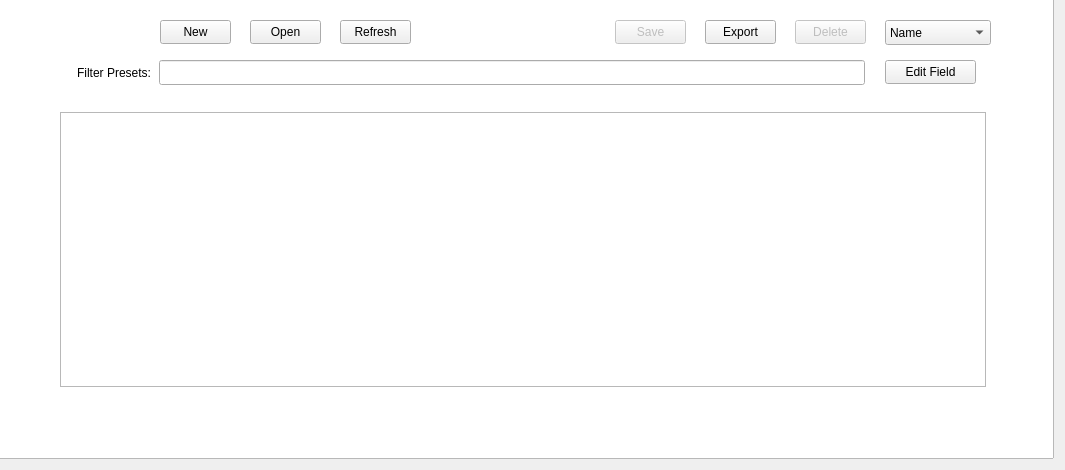
    <widget class="QWidget" name="tabSelect">
     <attribute name="title">
      <string>Select</string>
     </attribute>
     <widget class="QGraphicsView" name="selectBackdrop">
      <property name="geometry">
       <rect>
        <x>-2</x>
        <y>-2</y>
        <width>1056</width>
        <height>461</height>
       </rect>
      </property>
      <property name="styleSheet">
       <string notr="true">QGraphicsView {
	border-image: url(:/backdrops/selectbackdrop.png);
}</string>
      </property>
     </widget>
     <widget class="QListWidget" name="presetList">
      <property name="geometry">
       <rect>
        <x>60</x>
        <y>112</y>
        <width>926</width>
        <height>275</height>
       </rect>
      </property>
      <property name="styleSheet">
       <string notr="true"/>
      </property>
     </widget>
     <widget class="QPushButton" name="openButton">
      <property name="enabled">
       <bool>true</bool>
      </property>
      <property name="geometry">
       <rect>
        <x>250</x>
        <y>20</y>
        <width>71</width>
        <height>24</height>
       </rect>
      </property>
      <property name="toolTip">
       <string>Shortcut: Ctrl + O
Open a preset that's outside the presets folder.</string>
      </property>
      <property name="text">
       <string>Open</string>
      </property>
     </widget>
     <widget class="QPushButton" name="saveButton">
      <property name="enabled">
       <bool>false</bool>
      </property>
      <property name="geometry">
       <rect>
        <x>615</x>
        <y>20</y>
        <width>71</width>
        <height>24</height>
       </rect>
      </property>
      <property name="toolTip">
       <string>Shortcut: Ctrl + S
Save the preset.</string>
      </property>
      <property name="text">
       <string>Save</string>
      </property>
     </widget>
     <widget class="QPushButton" name="newButton">
      <property name="geometry">
       <rect>
        <x>160</x>
        <y>20</y>
        <width>71</width>
        <height>24</height>
       </rect>
      </property>
      <property name="toolTip">
       <string>Shortcut: Ctrl + N
Reset Soundbench to its default preset.</string>
      </property>
      <property name="text">
       <string>New</string>
      </property>
     </widget>
     <widget class="QPushButton" name="deleteButton">
      <property name="enabled">
       <bool>false</bool>
      </property>
      <property name="geometry">
       <rect>
        <x>795</x>
        <y>20</y>
        <width>71</width>
        <height>24</height>
       </rect>
      </property>
      <property name="toolTip">
       <string>Delete the current preset.</string>
      </property>
      <property name="text">
       <string>Delete</string>
      </property>
     </widget>
     <widget class="QLineEdit" name="presetLine">
      <property name="enabled">
       <bool>true</bool>
      </property>
      <property name="geometry">
       <rect>
        <x>159</x>
        <y>60</y>
        <width>706</width>
        <height>25</height>
       </rect>
      </property>
      <property name="maxLength">
       <number>255</number>
      </property>
      <property name="alignment">
       <set>Qt::AlignCenter</set>
      </property>
     </widget>
     <widget class="QLabel" name="filterLabel">
      <property name="geometry">
       <rect>
        <x>50</x>
        <y>60</y>
        <width>101</width>
        <height>25</height>
       </rect>
      </property>
      <property name="text">
       <string>Filter Presets:</string>
      </property>
      <property name="alignment">
       <set>Qt::AlignRight|Qt::AlignTrailing|Qt::AlignVCenter</set>
      </property>
     </widget>
     <widget class="QPushButton" name="exportPresetButton">
      <property name="enabled">
       <bool>true</bool>
      </property>
      <property name="geometry">
       <rect>
        <x>705</x>
        <y>20</y>
        <width>71</width>
        <height>24</height>
       </rect>
      </property>
      <property name="toolTip">
       <string>Shortcut: Shift + Ctrl + S
Save the preset as another file.</string>
      </property>
      <property name="text">
       <string>Export</string>
      </property>
     </widget>
     <widget class="QPushButton" name="refreshPresets">
      <property name="geometry">
       <rect>
        <x>340</x>
        <y>20</y>
        <width>71</width>
        <height>24</height>
       </rect>
      </property>
      <property name="toolTip">
       <string>Refresh the list of presets.</string>
      </property>
      <property name="text">
       <string>Refresh</string>
      </property>
     </widget>
     <widget class="QPushButton" name="editMetadata">
      <property name="enabled">
       <bool>true</bool>
      </property>
      <property name="geometry">
       <rect>
        <x>885</x>
        <y>60</y>
        <width>91</width>
        <height>24</height>
       </rect>
      </property>
      <property name="toolTip">
       <string>Edit a metadata property of the preset.</string>
      </property>
      <property name="text">
       <string>Edit Field</string>
      </property>
      <property name="checkable">
       <bool>true</bool>
      </property>
     </widget>
     <widget class="QComboBox" name="metadataBox">
      <property name="enabled">
       <bool>true</bool>
      </property>
      <property name="geometry">
       <rect>
        <x>885</x>
        <y>20</y>
        <width>106</width>
        <height>25</height>
       </rect>
      </property>
      <property name="toolTip">
       <string>The field that will be edited by pressing &quot;edit field&quot;.</string>
      </property>
      <item>
       <property name="text">
        <string>Name</string>
       </property>
      </item>
      <item>
       <property name="text">
        <string>Artist</string>
       </property>
      </item>
      <item>
       <property name="text">
        <string>Description</string>
       </property>
      </item>
      <item>
       <property name="text">
        <string>Tags</string>
       </property>
      </item>
     </widget>
    </widget>
